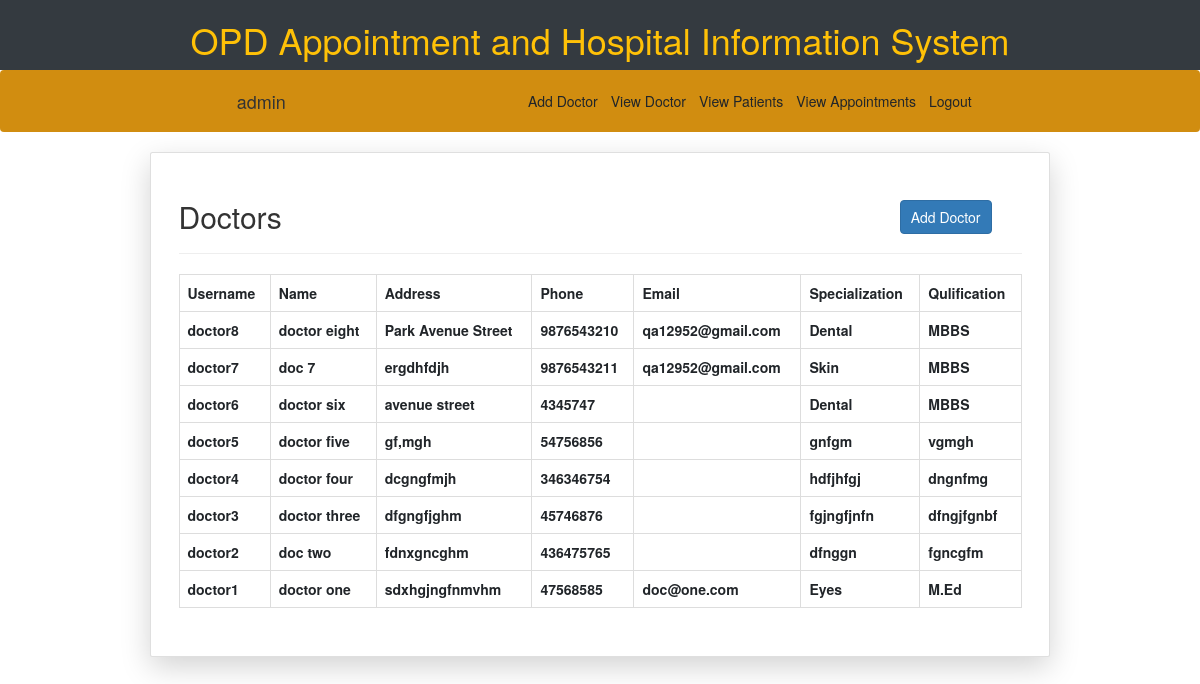
The app's page /all_doctor/ (signed in) with its own data.
### hospital/models.py (models this page shows)
class Doctor(models.Model):
    user = models.OneToOneField(User, on_delete=models.CASCADE)
    phone = models.CharField(max_length=10, validators=[MinLengthValidator(10)])
    specialization = models.CharField(max_length=50)
    qualification = models.CharField(max_length=50)
    address = models.CharField(max_length=50)
    availability = models.BooleanField(null=True)
    def __str__(self):
        return f"{self.user.first_name} {self.user.last_name}"

### hospital/views.py (the view)
# urls.py: path("all_doctor/", views.allDoctor, name="allDoc"),
def allDoctor(request):
    if request.user.is_superuser:
        all_doc = Doctor.objects.all().order_by('-id')
        return render(request, "hospital/adminAllDoctor.html", {'doctors': all_doc})
    else:
        return redirect("logout")

### hospital/templates/hospital/adminAllDoctor.html (shortened to what this page needs)
{% extends 'base.html' %}
{% block content %}
{% if request.user.is_authenticated %}
<nav class="navbar sticky-top" style="background-color:#d18d10">
  <span class="navbar-brand">{{ request.user.username }}</span>
    <div class="navbar-nav navbar-expand-lg justify-content-end nav">
        <a class="nav-item nav-link btn btn-md px-1" href="{% url 'addDoc' %}" role="button">Add Doctor</a>
        <a class="nav-item nav-link btn btn-md px-1" href="{% url 'allDoc' %}" role="button">View Doctor</a>
        <a class="nav-item nav-link btn btn-md px-1" href="{% url 'allPatient' %}" role="button">View Patients</a>
        <a class="nav-item nav-link btn btn-md px-1" href="{% url 'allAppointment' %}" role="button">View Appointments</a>
        <a class="nav-item nav-link btn btn-md px-1" href="{% url 'logout' %}" role="button">Logout</a>
    </div>
</nav>
<div class="card mx-auto shadow-lg p-4 mb-4 bg-white w-75">
  <div class="card-body">
      <h2>Doctors
      <a class="btn btn-md px-3 mr-5 btn-primary float-right" href="{% url 'addDoc' %}" role="button">Add Doctor</a></h2>
      <hr><p class="card-text">
      <table class="table-bordered table">
        <tr>
            <th>Username</th>
            <th>Name</th>
            <th>Address</th>
            <th>Phone</th>
            <th>Email</th>
            <th>Specialization</th>
            <th>Qulification</th>
        </tr>
        {% for doctor in doctors %}
        <tr>
            <th>{{ doctor.user.username }}</th>
            <th>{{ doctor }}</th>
            <th>{{ doctor.address }}</th>
            <th>{{ doctor.phone }}</th>
            <th>{{ doctor.user.email }}</th>
            <th>{{ doctor.specialization }}</th>
            <th>{{ doctor.qualification }}</th>
        </tr>
        {% endfor %}
        </table>
    </p>
  </div>
</div>
{% endif %}
{% endblock %}

### hospital/static/notice/style.css (style rules this page uses)
* { margin:0px; padding:0px; }
body { font-family: sans-serif; height:100%; }
.nav a { display: block; margin-left: 3px; margin-right: 3px; }

### records on screen
Doctor: user.username "doctor8", user.last_name "doctor eight", address "Park Avenue Street", phone "9876543210", user.email "qa12952@gmail.com", specialization "Dental", qualification "MBBS"
Doctor: user.username "doctor7", user.last_name "doc 7", address "ergdhfdjh", phone "9876543211", user.email "qa12952@gmail.com", specialization "Skin", qualification "MBBS"
Doctor: user.username "doctor6", user.last_name "doctor six", address "avenue street", phone "4345747", specialization "Dental", qualification "MBBS"
Doctor: user.username "doctor5", user.last_name "doctor five", address "gf,mgh", phone "54756856", specialization "gnfgm", qualification "vgmgh"
Doctor: user.username "doctor4", user.last_name "doctor four", address "dcgngfmjh", phone "346346754", specialization "hdfjhfgj", qualification "dngnfmg"
Doctor: user.username "doctor3", user.last_name "doctor three", address "dfgngfjghm", phone "45746876", specialization "fgjngfjnfn", qualification "dfngjfgnbf"
Doctor: user.username "doctor2", user.last_name "doc two", address "fdnxgncghm", phone "436475765", specialization "dfnggn", qualification "fgncgfm"
Doctor: user.username "doctor1", user.last_name "doctor one", address "sdxhgjngfnmvhm", phone "47568585", user.email "doc@one.com", specialization "Eyes", qualification "M.Ed"

### other values on screen
{{ request.user.username }} "admin"
